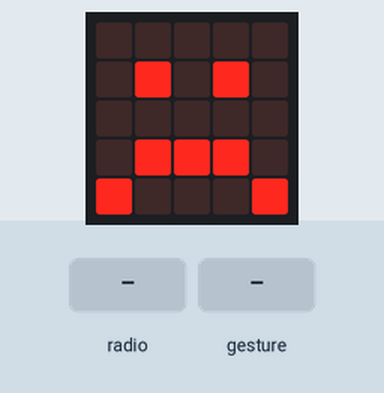
Recording of a program running on a simulated BBC micro:bit running MicroPython. On the bench: the board's 5×5 LED display. Inputs (shaded band) come from the test bench. No radio messages arrive unless stated (any console line starting 'radio sent:' is added by the test bench); a tilt is held for 1.5 s and a shake lasts 1 s, then the board lies face up again; what the program prints to the serial console is not drawn.

Above: at 1.2 s.
1.3 s: radio message "Hello" arrives
At 2.7 s:
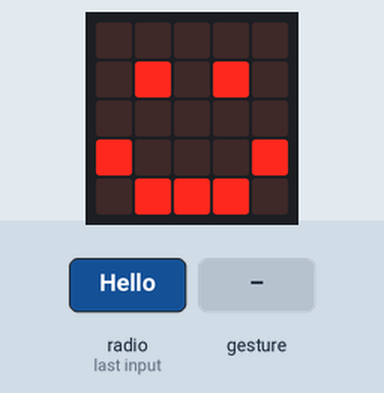
4.3 s: gesture 'shake'
Timing chart, 0 to 7.3 s (numbered marks = the images above; inputs shaded):
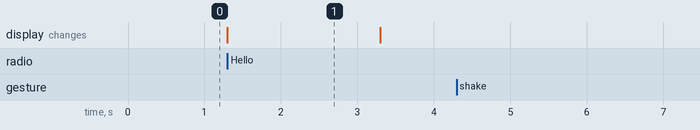

The program:

Broadcast_Communications_Exercise1_SadUntilHello.py
```python
# Extended Activity - Exercise 1:
# Shake to send Hello
# Sad face turns into Happy face on receiving Hello

from microbit import *
import radio

# Turn radio on
radio.on()

# Do always
while True:
    # Default SAD
    display.show(Image.SAD)

    # If shaken, send a "Hello"
    if accelerometer.is_gesture('shake'):
        radio.send('Hello')

    # Listen for messages
    message = radio.receive()
    if message == 'Hello':
        display.show(Image.HAPPY) # Show happy face
        sleep(2000)
```

Measured:
- after the input at 1.3 s, the display: changes at once (image 1)
- after the input at 4.3 s, every drawn part: stays the same
- what the display in image 1 shows lasts 2.0 s, from 1.3 s to 3.3 s
